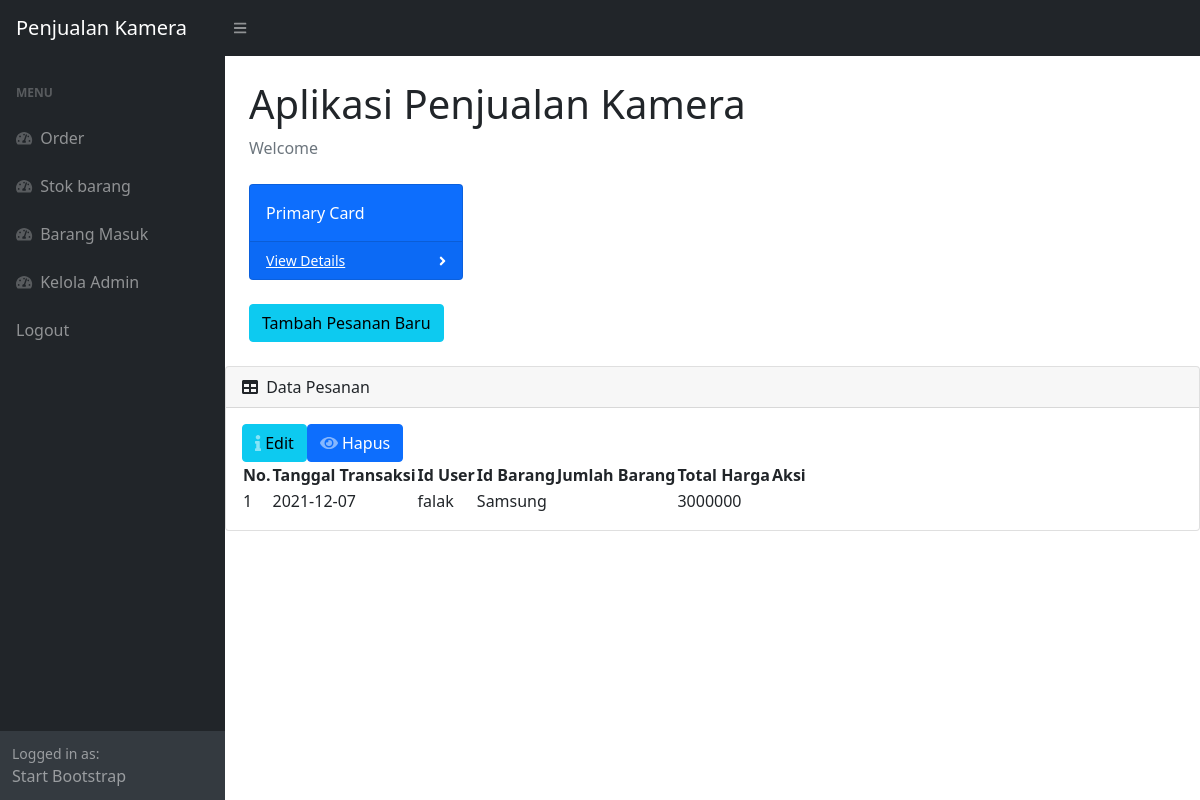
The page /layout.php on the database its author committed.
### tables this page shows
CREATE TABLE `transaksi` (
  `id_transaksi` int(11) NOT NULL,
  `id_user` varchar(20) NOT NULL,
  `id_barang` varchar(20) NOT NULL,
  `tgl_transaksi` date NOT NULL,
  `jumlah_barang` int(11) NOT NULL,
  `total_harga` int(11) NOT NULL,
  `status` enum('proses','accept','batal') NOT NULL
);

### layout.php (the view, shortened to what this page needs)
<!DOCTYPE html>
<html lang="en">
    <head>
        <link href="https://cdn.jsdelivr.net/npm/simple-datatables@latest/dist/style.css" rel="stylesheet" />
        <link href="css/styles.css" rel="stylesheet" />
    </head>
    <body class="sb-nav-fixed">
        <nav class="sb-topnav navbar navbar-expand navbar-dark bg-dark">
            <a class="navbar-brand ps-3" href="index.php">Penjualan Kamera</a>
            <button class="btn btn-link btn-sm order-1 order-lg-0 me-4 me-lg-0" id="sidebarToggle" href="#!"><i class="fas fa-bars"></i></button>
        </nav>
        <div id="layoutSidenav">
            <div id="layoutSidenav_nav">
                <nav class="sb-sidenav accordion sb-sidenav-dark" id="sidenavAccordion">
                    <div class="sb-sidenav-menu">
                        <div class="nav">
                            <div class="sb-sidenav-menu-heading">Menu</div>
                            <a class="nav-link" href="halaman.php">
                                <div class="sb-nav-link-icon"><i class="fas fa-tachometer-alt"></i></div>
                                Order
                            </a>
                            <a class="nav-link" href="stok.php">
                                <div class="sb-nav-link-icon"><i class="fas fa-tachometer-alt"></i></div>
                                Stok barang
                            </a>
                            <a class="nav-link" href="barang_masuk.php">
                                <div class="sb-nav-link-icon"><i class="fas fa-tachometer-alt"></i></div>
                                Barang Masuk
                            </a>
                            <a class="nav-link" href="admin.php">
                                <div class="sb-nav-link-icon"><i class="fas fa-tachometer-alt"></i></div>
                                Kelola Admin
                            </a>
                            <a class="nav-link" href="logout.php">
                                Logout
                            </a>
                        </div>
                    </div>
                    <div class="sb-sidenav-footer">
                        <div class="small">Logged in as:</div>
                        Start Bootstrap
                    </div>
                </nav>
            </div>
            <div id="layoutSidenav_content">
                <main>
                    <div class="container-fluid px-4">
                        <h1 class="mt-4">Aplikasi Penjualan Kamera</h1>
                        <ol class="breadcrumb mb-4">
                            <li class="breadcrumb-item active">Welcome</li>
                        </ol>
                        <div class="row">
                            <div class="col-xl-3 col-md-6">
                                <div class="card bg-primary text-white mb-4">
                                    <div class="card-body">Primary Card</div>
                                    <div class="card-footer d-flex align-items-center justify-content-between">
                                        <a class="small text-white stretched-link" href="#">View Details</a>
                                        <div class="small text-white"><i class="fas fa-angle-right"></i></div>
                                    </div>
                                </div>
                            </div>
                        </div>
                        <button type="button" class="btn btn-info mb-4" data-bs-toggle="modal" data-bs-target="#myModal">
                            Tambah Pesanan Baru
                        </button>
                        </div>
                        <div class="card mb-4">
                            <div class="card-header">
                                <i class="fas fa-table me-1"></i>
                                Data Pesanan
                            </div>
                            <div class="card-body">
                                <table id="datatablesSimple">
                                    <thead>
                                        <tr>
                                            <th>No.</th>
                                            <th>Tanggal Transaksi</th>
                                            <th>Id User</th>
                                            <th>Id Barang</th>
                                            <th>Jumlah Barang</th>
                                            <th>Total Harga</th>
                                            <th>Aksi</th>
                                        </tr>
                                    </thead>
                                    <tbody>
                                    <?php
                                    require 'koneksi.php';
                                    $sql=mysqli_query($conn, "SELECT * FROM transaksi ");
                                    while ($data=mysqli_fetch_array($sql)) {
                                    ?>
                                        <tr>
                                            <td><?php echo $data['id_transaksi']; ?></td>
                                            <td><?php echo $data['tgl_transaksi']; ?></td>
                                            <td><?php echo $data['id_user']; ?></td>
                                            <td><?php echo $data['id_barang']; ?></td>
                                            <td><?php echo $data['jmlh_barang']; ?></td>
                                            <td><?php echo $data['total_harga']; ?></td>
                                                    <a href="#" class="btn btn-info btn-icon-split">
                                                        <span class="icon text-white-50">
                                                        <i class="fas fa-info"></i>
                                                        </span>
                                                        <span class="text">Edit</span>
                                                    </a>
                                                    <a href="#" class="btn btn-primary btn-icon-split">
                                                        <span class="icon text-white-50">
                                                        <i class="fas fa-eye"></i>
                                                        </span>
                                                        <span class="text">Hapus</span>
                                                    </a>
                                        </tr>
                                    </tbody>
                                    <?php }?>
                                </table>
                            </div>
                        </div>
                    </div>
            </div>
    </body>
</html>

### rows shown on the page
transaksi: id_transaksi "1", tgl_transaksi "2021-12-07", id_user "falak", id_barang "Samsung", total_harga "3000000"
